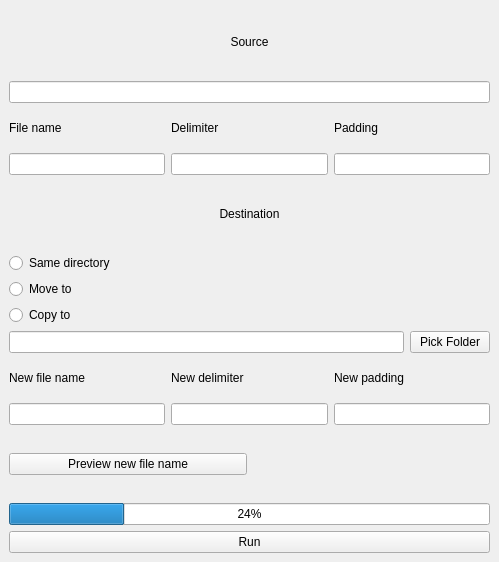
<?xml version="1.0" encoding="UTF-8"?>
<ui version="4.0">
 <class>MainWindow</class>
 <widget class="QMainWindow" name="MainWindow">
  <property name="geometry">
   <rect>
    <x>0</x>
    <y>0</y>
    <width>499</width>
    <height>562</height>
   </rect>
  </property>
  <property name="windowTitle">
   <string>MainWindow</string>
  </property>
  <widget class="QWidget" name="MainLayout">
   <property name="enabled">
    <bool>true</bool>
   </property>
   <property name="minimumSize">
    <size>
     <width>392</width>
     <height>0</height>
    </size>
   </property>
   <property name="acceptDrops">
    <bool>false</bool>
   </property>
   <layout class="QVBoxLayout" name="verticalLayout">
    <item>
     <widget class="QLabel" name="LBL_Source">
      <property name="text">
       <string>Source</string>
      </property>
      <property name="alignment">
       <set>Qt::AlignCenter</set>
      </property>
     </widget>
    </item>
    <item>
     <widget class="QLineEdit" name="TXT_SourceFile"/>
    </item>
    <item>
     <layout class="QHBoxLayout" name="SourceLayout">
      <item>
       <layout class="QVBoxLayout" name="verticalLayout_2">
        <item>
         <widget class="QLabel" name="LBL_FileName">
          <property name="text">
           <string>File name</string>
          </property>
         </widget>
        </item>
        <item>
         <widget class="QLineEdit" name="TXT_SrcFileName"/>
        </item>
       </layout>
      </item>
      <item>
       <layout class="QVBoxLayout" name="verticalLayout_7">
        <item>
         <widget class="QLabel" name="LBL_Delimiter">
          <property name="text">
           <string>Delimiter</string>
          </property>
         </widget>
        </item>
        <item>
         <widget class="QLineEdit" name="TXT_SrcDelimiter"/>
        </item>
       </layout>
      </item>
      <item>
       <layout class="QVBoxLayout" name="verticalLayout_3">
        <item>
         <widget class="QLabel" name="LBL_Padding">
          <property name="text">
           <string>Padding</string>
          </property>
         </widget>
        </item>
        <item>
         <widget class="QLineEdit" name="TXT_SrcPadding"/>
        </item>
       </layout>
      </item>
     </layout>
    </item>
    <item>
     <widget class="QLabel" name="LBL_Destination">
      <property name="text">
       <string>Destination</string>
      </property>
      <property name="alignment">
       <set>Qt::AlignCenter</set>
      </property>
     </widget>
    </item>
    <item>
     <layout class="QHBoxLayout" name="DestinatioLayout">
      <item>
       <layout class="QGridLayout" name="gridLayout">
        <property name="sizeConstraint">
         <enum>QLayout::SetDefaultConstraint</enum>
        </property>
        <item row="1" column="0">
         <widget class="QRadioButton" name="RDO_Move">
          <property name="text">
           <string>Move to</string>
          </property>
         </widget>
        </item>
        <item row="2" column="0">
         <widget class="QRadioButton" name="RDO_Copy">
          <property name="text">
           <string>Copy to</string>
          </property>
         </widget>
        </item>
        <item row="0" column="0" alignment="Qt::AlignLeft|Qt::AlignTop">
         <widget class="QRadioButton" name="RDO_SameDir">
          <property name="text">
           <string>Same directory</string>
          </property>
         </widget>
        </item>
       </layout>
      </item>
      <item>
       <spacer name="horizontalSpacer">
        <property name="orientation">
         <enum>Qt::Horizontal</enum>
        </property>
        <property name="sizeHint" stdset="0">
         <size>
          <width>40</width>
          <height>20</height>
         </size>
        </property>
       </spacer>
      </item>
     </layout>
    </item>
    <item>
     <layout class="QHBoxLayout" name="horizontalLayout_3">
      <item>
       <widget class="QLineEdit" name="TXT_PickFdr">
        <property name="sizePolicy">
         <sizepolicy hsizetype="Preferred" vsizetype="Fixed">
          <horstretch>0</horstretch>
          <verstretch>0</verstretch>
         </sizepolicy>
        </property>
        <property name="minimumSize">
         <size>
          <width>350</width>
          <height>0</height>
         </size>
        </property>
        <property name="baseSize">
         <size>
          <width>500</width>
          <height>0</height>
         </size>
        </property>
        <property name="contextMenuPolicy">
         <enum>Qt::PreventContextMenu</enum>
        </property>
        <property name="layoutDirection">
         <enum>Qt::LeftToRight</enum>
        </property>
        <property name="alignment">
         <set>Qt::AlignLeading|Qt::AlignLeft|Qt::AlignVCenter</set>
        </property>
       </widget>
      </item>
      <item>
       <widget class="QPushButton" name="BTN_PickFdr">
        <property name="sizePolicy">
         <sizepolicy hsizetype="Fixed" vsizetype="Fixed">
          <horstretch>0</horstretch>
          <verstretch>0</verstretch>
         </sizepolicy>
        </property>
        <property name="layoutDirection">
         <enum>Qt::LeftToRight</enum>
        </property>
        <property name="text">
         <string>Pick Folder</string>
        </property>
       </widget>
      </item>
     </layout>
    </item>
    <item>
     <layout class="QHBoxLayout" name="DesitinationLayout_2">
      <item>
       <layout class="QVBoxLayout" name="verticalLayout_4">
        <item>
         <widget class="QLabel" name="LBL_NewFileName">
          <property name="text">
           <string>New file name</string>
          </property>
         </widget>
        </item>
        <item>
         <widget class="QLineEdit" name="TXT_NewFileName"/>
        </item>
       </layout>
      </item>
      <item>
       <layout class="QVBoxLayout" name="verticalLayout_6">
        <item>
         <widget class="QLabel" name="LBL_New_Delimiter">
          <property name="text">
           <string>New delimiter</string>
          </property>
         </widget>
        </item>
        <item>
         <widget class="QLineEdit" name="TXT_NewDelimiter"/>
        </item>
       </layout>
      </item>
      <item>
       <layout class="QVBoxLayout" name="verticalLayout_9">
        <item>
         <widget class="QLabel" name="LBL_NewPadding">
          <property name="text">
           <string>New padding</string>
          </property>
         </widget>
        </item>
        <item>
         <widget class="QLineEdit" name="TXT_NewPadding"/>
        </item>
       </layout>
      </item>
     </layout>
    </item>
    <item>
     <layout class="QHBoxLayout" name="horizontalLayout_2">
      <item>
       <layout class="QVBoxLayout" name="verticalLayout_8">
        <item>
         <widget class="QPushButton" name="BTN_Preview">
          <property name="minimumSize">
           <size>
            <width>237</width>
            <height>0</height>
           </size>
          </property>
          <property name="text">
           <string>Preview new file name</string>
          </property>
         </widget>
        </item>
       </layout>
      </item>
      <item>
       <layout class="QVBoxLayout" name="verticalLayout_10">
        <item>
         <widget class="QLabel" name="LBL_NewFile">
          <property name="text">
           <string/>
          </property>
         </widget>
        </item>
       </layout>
      </item>
     </layout>
    </item>
    <item>
     <widget class="QProgressBar" name="PGB_ProgressBar">
      <property name="value">
       <number>24</number>
      </property>
     </widget>
    </item>
    <item>
     <layout class="QHBoxLayout" name="horizontalLayout">
      <item>
       <widget class="QPushButton" name="BTN_Run">
        <property name="text">
         <string>Run</string>
        </property>
       </widget>
      </item>
     </layout>
    </item>
   </layout>
  </widget>
 </widget>
 <resources/>
 <connections/>
</ui>
